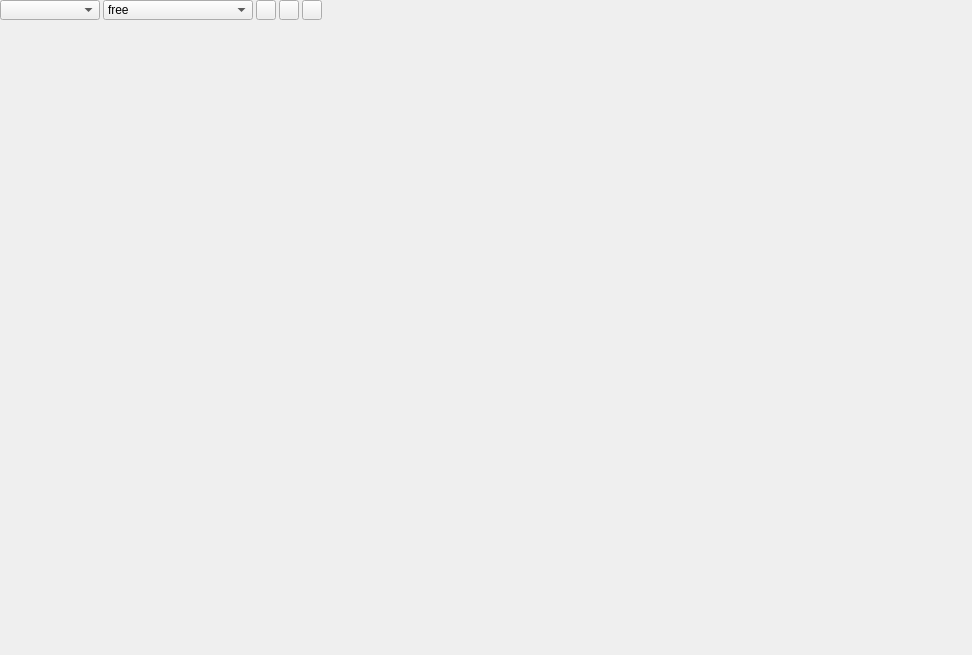
<?xml version="1.0" encoding="UTF-8"?>
<ui version="4.0">
 <class>GameSceneEditor</class>
 <widget class="QWidget" name="GameSceneEditor">
  <property name="geometry">
   <rect>
    <x>0</x>
    <y>0</y>
    <width>972</width>
    <height>655</height>
   </rect>
  </property>
  <property name="windowTitle">
   <string>GameScene</string>
  </property>
  <layout class="QVBoxLayout" name="verticalLayout">
   <property name="spacing">
    <number>0</number>
   </property>
   <property name="leftMargin">
    <number>0</number>
   </property>
   <property name="topMargin">
    <number>0</number>
   </property>
   <property name="rightMargin">
    <number>0</number>
   </property>
   <property name="bottomMargin">
    <number>0</number>
   </property>
   <item>
    <widget class="QWidget" name="title_bar" native="true">
     <property name="sizePolicy">
      <sizepolicy hsizetype="Preferred" vsizetype="Fixed">
       <horstretch>0</horstretch>
       <verstretch>0</verstretch>
      </sizepolicy>
     </property>
     <property name="minimumSize">
      <size>
       <width>0</width>
       <height>20</height>
      </size>
     </property>
     <property name="maximumSize">
      <size>
       <width>16777215</width>
       <height>20</height>
      </size>
     </property>
     <layout class="QHBoxLayout" name="horizontalLayout">
      <property name="spacing">
       <number>3</number>
      </property>
      <property name="leftMargin">
       <number>0</number>
      </property>
      <property name="topMargin">
       <number>0</number>
      </property>
      <property name="rightMargin">
       <number>0</number>
      </property>
      <property name="bottomMargin">
       <number>0</number>
      </property>
      <item>
       <widget class="QComboBox" name="camera">
        <property name="sizePolicy">
         <sizepolicy hsizetype="Fixed" vsizetype="Fixed">
          <horstretch>0</horstretch>
          <verstretch>0</verstretch>
         </sizepolicy>
        </property>
        <property name="minimumSize">
         <size>
          <width>100</width>
          <height>0</height>
         </size>
        </property>
        <property name="maximumSize">
         <size>
          <width>100</width>
          <height>16777215</height>
         </size>
        </property>
       </widget>
      </item>
      <item>
       <widget class="QComboBox" name="ratio">
        <property name="sizePolicy">
         <sizepolicy hsizetype="Fixed" vsizetype="Fixed">
          <horstretch>0</horstretch>
          <verstretch>0</verstretch>
         </sizepolicy>
        </property>
        <property name="minimumSize">
         <size>
          <width>150</width>
          <height>0</height>
         </size>
        </property>
        <property name="maximumSize">
         <size>
          <width>150</width>
          <height>16777215</height>
         </size>
        </property>
        <item>
         <property name="text">
          <string>free</string>
         </property>
        </item>
        <item>
         <property name="text">
          <string>3:2</string>
         </property>
        </item>
        <item>
         <property name="text">
          <string>4:3</string>
         </property>
        </item>
        <item>
         <property name="text">
          <string>5:4</string>
         </property>
        </item>
        <item>
         <property name="text">
          <string>16:9</string>
         </property>
        </item>
        <item>
         <property name="text">
          <string>16:10</string>
         </property>
        </item>
       </widget>
      </item>
      <item>
       <widget class="QToolButton" name="audio">
        <property name="minimumSize">
         <size>
          <width>20</width>
          <height>20</height>
         </size>
        </property>
        <property name="maximumSize">
         <size>
          <width>20</width>
          <height>20</height>
         </size>
        </property>
        <property name="text">
         <string/>
        </property>
        <property name="checkable">
         <bool>true</bool>
        </property>
       </widget>
      </item>
      <item>
       <widget class="QToolButton" name="fps">
        <property name="minimumSize">
         <size>
          <width>20</width>
          <height>20</height>
         </size>
        </property>
        <property name="maximumSize">
         <size>
          <width>20</width>
          <height>20</height>
         </size>
        </property>
        <property name="text">
         <string/>
        </property>
        <property name="checkable">
         <bool>true</bool>
        </property>
       </widget>
      </item>
      <item>
       <widget class="QToolButton" name="tools">
        <property name="minimumSize">
         <size>
          <width>20</width>
          <height>20</height>
         </size>
        </property>
        <property name="maximumSize">
         <size>
          <width>20</width>
          <height>20</height>
         </size>
        </property>
        <property name="text">
         <string/>
        </property>
       </widget>
      </item>
      <item>
       <spacer name="horizontalSpacer">
        <property name="orientation">
         <enum>Qt::Horizontal</enum>
        </property>
        <property name="sizeHint" stdset="0">
         <size>
          <width>528</width>
          <height>20</height>
         </size>
        </property>
       </spacer>
      </item>
     </layout>
    </widget>
   </item>
   <item>
    <widget class="QWidget" name="display" native="true"/>
   </item>
  </layout>
 </widget>
 <resources/>
 <connections/>
</ui>
